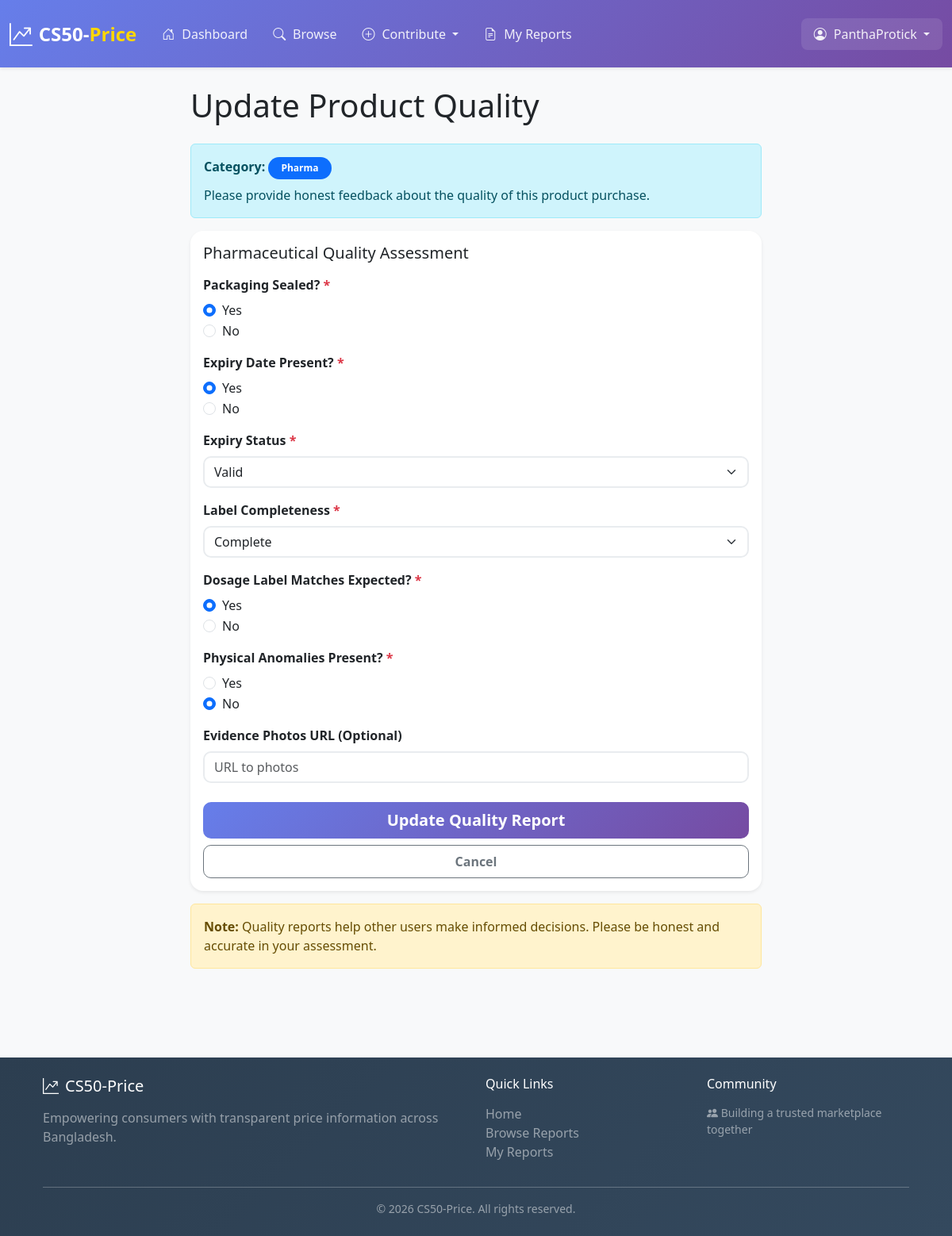
Page /create/quality_report/1 (signed in) on the committed database.
### tables this page shows
CREATE TABLE products (
  id INTEGER PRIMARY KEY AUTOINCREMENT,
  canonical_name TEXT NOT NULL,
  category TEXT NOT NULL CHECK (
    category IN ('electronics','pharma','apparel','food')
  ),
  created_at DATETIME NOT NULL DEFAULT CURRENT_TIMESTAMP
);

CREATE TABLE pharma_quality_reports (
  id INTEGER PRIMARY KEY AUTOINCREMENT,

  quality_report_id INTEGER NOT NULL UNIQUE,

  packaging_sealed INTEGER NOT NULL CHECK (packaging_sealed IN (0,1)),

  expiry_date_present INTEGER NOT NULL CHECK (expiry_date_present IN (0,1)),

  expiry_status TEXT CHECK (expiry_status IN ('valid','near_expiry','expired')) NOT NULL,

  label_completeness TEXT CHECK (label_completeness IN ('complete','partial','missing')) NOT NULL,

  dosage_label_matches_expected INTEGER NOT NULL CHECK (dosage_label_matches_expected IN (0,1)),

  physical_anomalies_present INTEGER NOT NULL CHECK (physical_anomalies_present IN (0,1)),

  evidence_photos TEXT,

  normalized_quality_score REAL NOT NULL CHECK (normalized_quality_score BETWEEN 0.0 AND 1.0),

  scoring_version TEXT NOT NULL,

  created_at DATETIME NOT NULL DEFAULT CURRENT_TIMESTAMP,

  FOREIGN KEY (quality_report_id)
    REFERENCES quality_reports(id)
    ON DELETE CASCADE
);

### routes/user.py (the view)
@user_bp.route("/create/quality_report/<int:price_report_id>", methods=["GET", "POST"])
@login_required
def create_quality_report(price_report_id):
    try:
        pr = db.execute(
            "SELECT pr.id, pr.user_id, p.category "
            "FROM price_reports pr "
            "JOIN product_aliases pa ON pr.product_alias_id = pa.id "
            "JOIN products p ON pa.product_id = p.id "
            "WHERE pr.id = ?",
            price_report_id
        )
    except Exception as e:
        print(f"Database error: {e}")
        return apology("Database error", 500)
    if not pr:
        return apology("Price report not found", 404)
    if pr[0]['user_id'] != session.get("user_id"):
        return apology("Access denied", 403)
    try:
        existing_qr = db.execute(
            "SELECT id FROM quality_reports WHERE price_report_id = ?",
            price_report_id
        )
    except Exception as e:
        print(f"Database error checking existing quality report: {e}")
        return apology("Database error", 500)
    category = pr[0]['category']
    is_update = len(existing_qr) > 0
    if request.method == "POST":
        if category == 'electronics':
            return process_electronics_quality(price_report_id, category, is_update)
        elif category == 'pharma':
            return process_pharma_quality(price_report_id, category, is_update)
        elif category == 'food':
            return process_food_quality(price_report_id, category, is_update)
        elif category == 'apparel':
            return process_apparel_quality(price_report_id, category, is_update)
        else:
            return apology("Invalid category", 400)
    else:
        existing_data = None
        if is_update:
            existing_data = get_existing_quality_data(price_report_id, category)
        return render_template("create_quality_report.html",
                             price_report_id=price_report_id,
                             category=category,
                             is_update=is_update,
                             existing_data=existing_data)

### templates/create_quality_report.html (shortened to what this page needs)
{% extends "layout.html" %}
{% block content %}
<div class="container mt-4">
  <div class="row justify-content-center">
    <div class="col-lg-8">
      <h1 class="mb-4">{% if is_update %}Update{% else %}Report{% endif %} Product Quality</h1>
      <div class="alert alert-info">
        <strong>Category:</strong> <span class="badge bg-primary">{{ category|capitalize }}</span>
        <p class="mb-0 mt-2">Please provide honest feedback about the quality of this product purchase.</p>
      </div>
      <div class="card shadow-sm">
        <div class="card-body">
          <form method="post" id="quality-report-form">
            {% if category == 'electronics' %}
            <h5 class="mb-3">Electronics Quality Assessment</h5>
            <div class="mb-3">
              <label class="form-label fw-bold">Device Functional? <span class="text-danger">*</span></label>
              <div>
                <div class="form-check">
                  <input class="form-check-input" type="radio" name="device_functional" id="functional_yes" value="1" required
                    {% if existing_data and existing_data.device_functional == 1 %}checked{% endif %}>
                  <label class="form-check-label" for="functional_yes">Yes</label>
                </div>
                <div class="form-check">
                  <input class="form-check-input" type="radio" name="device_functional" id="functional_no" value="0"
                    {% if existing_data and existing_data.device_functional == 0 %}checked{% endif %}>
                  <label class="form-check-label" for="functional_no">No</label>
                </div>
              </div>
            </div>
            <div class="mb-3">
              <label for="authenticity_confidence" class="form-label fw-bold">Authenticity Confidence (1-5) <span class="text-danger">*</span></label>
              <select class="form-select" id="authenticity_confidence" name="authenticity_confidence" required>
                <option value="">Select...</option>
                <option value="1" {% if existing_data and existing_data.authenticity_confidence == 1 %}selected{% endif %}>1 - Definitely Counterfeit</option>
                <option value="2" {% if existing_data and existing_data.authenticity_confidence == 2 %}selected{% endif %}>2 - Likely Counterfeit</option>
                <option value="3" {% if existing_data and existing_data.authenticity_confidence == 3 %}selected{% endif %}>3 - Uncertain</option>
                <option value="4" {% if existing_data and existing_data.authenticity_confidence == 4 %}selected{% endif %}>4 - Likely Authentic</option>
                <option value="5" {% if existing_data and existing_data.authenticity_confidence == 5 %}selected{% endif %}>5 - Definitely Authentic</option>
              </select>
            </div>
            <div class="mb-3">
              <label for="condition_match" class="form-label fw-bold">Condition Match Expectation (1-5) <span class="text-danger">*</span></label>
              <select class="form-select" id="condition_match" name="condition_match" required>
                <option value="">Select...</option>
                <option value="1" {% if existing_data and existing_data.condition_match == 1 %}selected{% endif %}>1 - Much Worse</option>
                <option value="2" {% if existing_data and existing_data.condition_match == 2 %}selected{% endif %}>2 - Worse</option>
                <option value="3" {% if existing_data and existing_data.condition_match == 3 %}selected{% endif %}>3 - As Expected</option>
                <option value="4" {% if existing_data and existing_data.condition_match == 4 %}selected{% endif %}>4 - Better</option>
                <option value="5" {% if existing_data and existing_data.condition_match == 5 %}selected{% endif %}>5 - Much Better</option>
              </select>
            </div>
            <div class="mb-3">
              <label class="form-label fw-bold">Warranty Honored?</label>
              <div>
                <div class="form-check">
                  <input class="form-check-input" type="radio" name="warranty_honored" id="warranty_yes" value="1"
                    {% if existing_data and existing_data.warranty_honored == 1 %}checked{% endif %}>
                  <label class="form-check-label" for="warranty_yes">Yes</label>
                </div>
                <div class="form-check">
                  <input class="form-check-input" type="radio" name="warranty_honored" id="warranty_no" value="0"
                    {% if existing_data and existing_data.warranty_honored == 0 %}checked{% endif %}>
                  <label class="form-check-label" for="warranty_no">No</label>
                </div>
                <div class="form-check">
                  <input class="form-check-input" type="radio" name="warranty_honored" id="warranty_na" value=""
                    {% if not existing_data or existing_data.warranty_honored is none %}checked{% endif %}>
                  <label class="form-check-label" for="warranty_na">N/A / Not Tested</label>
                </div>
              </div>
            </div>
            <div class="mb-3">
              <label class="form-label fw-bold">Accessories Complete? <span class="text-danger">*</span></label>
              <div>
                <div class="form-check">
                  <input class="form-check-input" type="radio" name="accessories_complete" id="accessories_yes" value="1" required
                    {% if existing_data and existing_data.accessories_complete == 1 %}checked{% endif %}>
                  <label class="form-check-label" for="accessories_yes">Yes</label>
                </div>
                <div class="form-check">
                  <input class="form-check-input" type="radio" name="accessories_complete" id="accessories_no" value="0"
                    {% if existing_data and existing_data.accessories_complete == 0 %}checked{% endif %}>
                  <label class="form-check-label" for="accessories_no">No</label>
                </div>
              </div>
            </div>
            <div class="mb-3">
              <label for="reported_issue" class="form-label fw-bold">Reported Issues (Optional)</label>
              <textarea class="form-control" id="reported_issue" name="reported_issue" rows="3"
                placeholder="Describe any issues or defects...">{% if existing_data %}{{ existing_data.reported_issue }}{% endif %}</textarea>
            </div>
            {% elif category == 'pharma' %}
            <h5 class="mb-3">Pharmaceutical Quality Assessment</h5>
            <div class="mb-3">
              <label class="form-label fw-bold">Packaging Sealed? <span class="text-danger">*</span></label>
              <div>
                <div class="form-check">
                  <input class="form-check-input" type="radio" name="packaging_sealed" id="sealed_yes" value="1" required
                    {% if existing_data and existing_data.packaging_sealed == 1 %}checked{% endif %}>
                  <label class="form-check-label" for="sealed_yes">Yes</label>
                </div>
                <div class="form-check">
                  <input class="form-check-input" type="radio" name="packaging_sealed" id="sealed_no" value="0"
                    {% if existing_data and existing_data.packaging_sealed == 0 %}checked{% endif %}>
                  <label class="form-check-label" for="sealed_no">No</label>
                </div>
              </div>
            </div>
            <div class="mb-3">
              <label class="form-label fw-bold">Expiry Date Present? <span class="text-danger">*</span></label>
              <div>
                <div class="form-check">
                  <input class="form-check-input" type="radio" name="expiry_date_present" id="expiry_present_yes" value="1" required
                    {% if existing_data and existing_data.expiry_date_present == 1 %}checked{% endif %}>
                  <label class="form-check-label" for="expiry_present_yes">Yes</label>
                </div>
                <div class="form-check">
                  <input class="form-check-input" type="radio" name="expiry_date_present" id="expiry_present_no" value="0"
                    {% if existing_data and existing_data.expiry_date_present == 0 %}checked{% endif %}>
                  <label class="form-check-label" for="expiry_present_no">No</label>
                </div>
              </div>
            </div>
            <div class="mb-3">
              <label for="expiry_status" class="form-label fw-bold">Expiry Status <span class="text-danger">*</span></label>
              <select class="form-select" id="expiry_status" name="expiry_status" required>
                <option value="valid" {% if existing_data and existing_data.expiry_status == 'valid' %}selected{% endif %}>Valid</option>
              </select>
            </div>
            <div class="mb-3">
              <label for="label_completeness" class="form-label fw-bold">Label Completeness <span class="text-danger">*</span></label>
              <select class="form-select" id="label_completeness" name="label_completeness" required>
                <option value="complete" {% if existing_data and existing_data.label_completeness == 'complete' %}selected{% endif %}>Complete</option>
              </select>
            </div>
            <div class="mb-3">
              <label class="form-label fw-bold">Dosage Label Matches Expected? <span class="text-danger">*</span></label>
              <div>
                <div class="form-check">
                  <input class="form-check-input" type="radio" name="dosage_label_matches_expected" id="dosage_yes" value="1" required
                    {% if existing_data and existing_data.dosage_label_matches_expected == 1 %}checked{% endif %}>
                  <label class="form-check-label" for="dosage_yes">Yes</label>
                </div>
                <div class="form-check">
                  <input class="form-check-input" type="radio" name="dosage_label_matches_expected" id="dosage_no" value="0"
                    {% if existing_data and existing_data.dosage_label_matches_expected == 0 %}checked{% endif %}>
                  <label class="form-check-label" for="dosage_no">No</label>
                </div>
              </div>
            </div>
            <div class="mb-3">
              <label class="form-label fw-bold">Physical Anomalies Present? <span class="text-danger">*</span></label>
              <div>
                <div class="form-check">
                  <input class="form-check-input" type="radio" name="physical_anomalies_present" id="anomalies_yes" value="1" required
                    {% if existing_data and existing_data.physical_anomalies_present == 1 %}checked{% endif %}>
                  <label class="form-check-label" for="anomalies_yes">Yes</label>
                </div>
                <div class="form-check">
                  <input class="form-check-input" type="radio" name="physical_anomalies_present" id="anomalies_no" value="0"
                    {% if existing_data and existing_data.physical_anomalies_present == 0 %}checked{% endif %}>
                  <label class="form-check-label" for="anomalies_no">No</label>
                </div>
              </div>
            </div>
            <div class="mb-3">
              <label for="evidence_photos" class="form-label fw-bold">Evidence Photos URL (Optional)</label>
              <input type="text" class="form-control" id="evidence_photos" name="evidence_photos" placeholder="URL to photos" value="{% if existing_data %}{{ existing_data.evidence_photos }}{% endif %}">
            </div>
            {% endif %}
            <div class="d-grid gap-2 mt-4">
              <button type="submit" class="btn btn-primary btn-lg">{% if is_update %}Update Quality Report{% else %}Submit Quality Report{% endif %}</button>
              <a href="/user/price_reports" class="btn btn-outline-secondary">Cancel</a>
            </div>
          </form>
        </div>
      </div>
      <div class="alert alert-warning mt-3">
        <strong>Note:</strong> Quality reports help other users make informed decisions. Please be honest and accurate in your assessment.
      </div>
    </div>
  </div>
</div>
{% endblock %}

### rows in the picture
products: category "Pharma"
pharma_quality_reports: expiry_status "Valid", label_completeness "Complete"

### other values in the picture
{{ session.get('username', 'User') }} "PanthaProtick"
